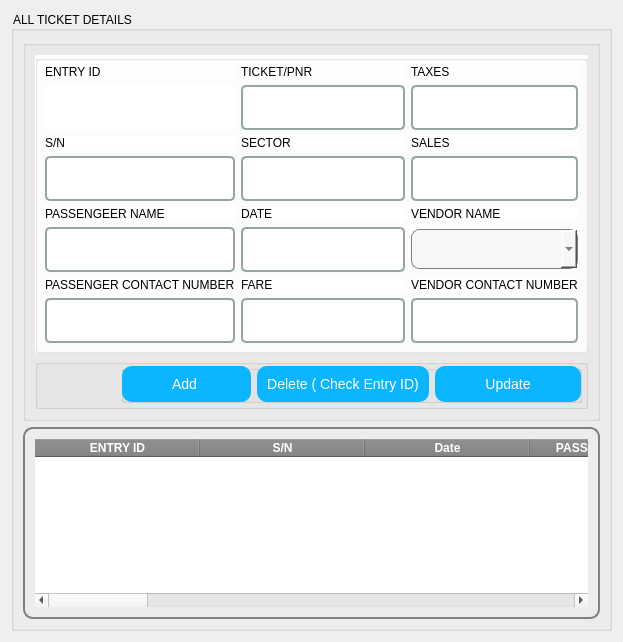
         <widget class="QWidget" name="serach">
          <layout class="QVBoxLayout" name="verticalLayout_4">
           <item>
            <widget class="QGroupBox" name="groupBox_6">
             <property name="styleSheet">
              <string notr="true">color:rgb(0, 0, 0);</string>
             </property>
             <property name="title">
              <string>ALL TICKET DETAILS</string>
             </property>
             <layout class="QVBoxLayout" name="verticalLayout_11">
              <item>
               <widget class="QGroupBox" name="groupBox_26">
                <property name="styleSheet">
                 <string notr="true">margin:0px;
padding:0px</string>
                </property>
                <property name="title">
                 <string/>
                </property>
                <layout class="QGridLayout" name="gridLayout_11">
                 <item row="1" column="0">
                  <widget class="QGroupBox" name="groupBox_27">
                   <property name="styleSheet">
                    <string notr="true">padding:0px;margin:0px</string>
                   </property>
                   <property name="title">
                    <string/>
                   </property>
                   <layout class="QHBoxLayout" name="horizontalLayout_5">
                    <property name="leftMargin">
                     <number>5</number>
                    </property>
                    <property name="topMargin">
                     <number>5</number>
                    </property>
                    <property name="rightMargin">
                     <number>5</number>
                    </property>
                    <property name="bottomMargin">
                     <number>5</number>
                    </property>
                    <item>
                     <spacer name="horizontalSpacer_2">
                      <property name="orientation">
                       <enum>Qt::Horizontal</enum>
                      </property>
                      <property name="sizeHint" stdset="0">
                       <size>
                        <width>40</width>
                        <height>20</height>
                       </size>
                      </property>
                     </spacer>
                    </item>
                    <item>
                     <widget class="QGroupBox" name="groupBox_28">
                      <property name="title">
                       <string/>
                      </property>
                      <layout class="QHBoxLayout" name="horizontalLayout_3">
                       <property name="leftMargin">
                        <number>0</number>
                       </property>
                       <property name="topMargin">
                        <number>0</number>
                       </property>
                       <property name="rightMargin">
                        <number>0</number>
                       </property>
                       <property name="bottomMargin">
                        <number>0</number>
                       </property>
                       <item>
                        <widget class="QPushButton" name="pushButton_add_at">
                         <property name="styleSheet">
                          <string notr="true">QPushButton {
            font-size: 14px;
            padding: 10px 50px;
            border-radius: 10px;
            color: white;
            background-color: #0BB5FF;
        }
        QPushButton:hover {
            background-color: #00688B;
        }</string>
                         </property>
                         <property name="text">
                          <string>Add </string>
                         </property>
                        </widget>
                       </item>
                       <item>
                        <widget class="QPushButton" name="pushButton_rem_at">
                         <property name="styleSheet">
                          <string notr="true">QPushButton {
            font-size: 14px;
            padding: 10px 10px;
            border-radius: 10px;
            color: white;
            background-color: #0BB5FF;
        }
        QPushButton:hover {
            background-color: #00688B;
        }</string>
                         </property>
                         <property name="text">
                          <string>Delete ( Check Entry ID)</string>
                         </property>
                        </widget>
                       </item>
                       <item>
                        <widget class="QPushButton" name="pushButton_update_at">
                         <property name="styleSheet">
                          <string notr="true">QPushButton {
            font-size: 14px;
            padding: 10px 50px;
            border-radius: 10px;
            color: white;
            background-color: #0BB5FF;
        }
        QPushButton:hover {
            background-color: #00688B;
        }</string>
                         </property>
                         <property name="text">
                          <string>Update</string>
                         </property>
                        </widget>
                       </item>
                      </layout>
                     </widget>
                    </item>
                   </layout>
                  </widget>
                 </item>
                 <item row="0" column="0">
                  <widget class="QGroupBox" name="groupBox_29">
                   <property name="styleSheet">
                    <string notr="true">margin:0px;
padding:0px;
background-color:white</string>
                   </property>
                   <property name="title">
                    <string/>
                   </property>
                   <layout class="QGridLayout" name="gridLayout_12">
                    <item row="9" column="0">
                     <widget class="QLineEdit" name="lineEdit_pname_at">
                      <property name="styleSheet">
                       <string notr="true">QLineEdit, QTextEdit {
            font-size: 16px;
            padding: 10px;
            border: 2px solid #95a5a6;
            border-radius: 5px;
        }</string>
                      </property>
                     </widget>
                    </item>
                    <item row="12" column="2">
                     <widget class="QLineEdit" name="lineEdit_vcn_at">
                      <property name="styleSheet">
                       <string notr="true">QLineEdit, QTextEdit {
            font-size: 16px;
            padding: 10px;
            border: 2px solid #95a5a6;
            border-radius: 5px;
        }</string>
                      </property>
                     </widget>
                    </item>
                    <item row="3" column="2">
                     <widget class="QLabel" name="label_46">
                      <property name="styleSheet">
                       <string notr="true">color:rgb(0, 0, 0)</string>
                      </property>
                      <property name="text">
                       <string>SALES</string>
                      </property>
                     </widget>
                    </item>
                    <item row="8" column="0">
                     <widget class="QLabel" name="label_73">
                      <property name="styleSheet">
                       <string notr="true">color:rgb(0, 0, 0)</string>
                      </property>
                      <property name="text">
                       <string>PASSENGEER NAME</string>
                      </property>
                     </widget>
                    </item>
                    <item row="8" column="1">
                     <widget class="QLabel" name="label_74">
                      <property name="styleSheet">
                       <string notr="true">color:rgb(0, 0, 0)</string>
                      </property>
                      <property name="text">
                       <string>DATE</string>
                      </property>
                     </widget>
                    </item>
                    <item row="12" column="1">
                     <widget class="QLineEdit" name="lineEdit_fare_at">
                      <property name="styleSheet">
                       <string notr="true">QLineEdit, QTextEdit {
            font-size: 16px;
            padding: 10px;
            border: 2px solid #95a5a6;
            border-radius: 5px;
        }</string>
                      </property>
                     </widget>
                    </item>
                    <item row="5" column="1">
                     <widget class="QLineEdit" name="lineEdit_s_at">
                      <property name="styleSheet">
                       <string notr="true">QLineEdit, QTextEdit {
            font-size: 16px;
            padding: 10px;
            border: 2px solid #95a5a6;
            border-radius: 5px;
        }</string>
                      </property>
                     </widget>
                    </item>
                    <item row="0" column="2">
                     <widget class="QLabel" name="label_47">
                      <property name="styleSheet">
                       <string notr="true">color:rgb(0, 0, 0)</string>
                      </property>
                      <property name="text">
                       <string>TAXES</string>
                      </property>
                     </widget>
                    </item>
                    <item row="3" column="1">
                     <widget class="QLabel" name="label_75">
                      <property name="styleSheet">
                       <string notr="true">color:rgb(0, 0, 0)</string>
                      </property>
                      <property name="text">
                       <string>SECTOR</string>
                      </property>
                     </widget>
                    </item>
                    <item row="0" column="0">
                     <widget class="QLabel" name="label_76">
                      <property name="styleSheet">
                       <string notr="true">color:rgb(0, 0, 0)</string>
                      </property>
                      <property name="text">
                       <string>ENTRY ID</string>
                      </property>
                     </widget>
                    </item>
                    <item row="3" column="0">
                     <widget class="QLabel" name="label_77">
                      <property name="styleSheet">
                       <string notr="true">color:rgb(0, 0, 0)</string>
                      </property>
                      <property name="text">
                       <string>S/N</string>
                      </property>
                     </widget>
                    </item>
                    <item row="9" column="1">
                     <widget class="QLineEdit" name="lineEdit_date_at">
                      <property name="styleSheet">
                       <string notr="true">QLineEdit, QTextEdit {
            font-size: 16px;
            padding: 10px;
            border: 2px solid #95a5a6;
            border-radius: 5px;
        }</string>
                      </property>
                     </widget>
                    </item>
                    <item row="1" column="1">
                     <widget class="QLineEdit" name="lineEdit_tpnr_at">
                      <property name="styleSheet">
                       <string notr="true">QLineEdit, QTextEdit {
            font-size: 16px;
            padding: 10px;
            border: 2px solid #95a5a6;
            border-radius: 5px;
        }</string>
                      </property>
                     </widget>
                    </item>
                    <item row="5" column="2">
                     <widget class="QLineEdit" name="lineEdit_sales_at">
                      <property name="styleSheet">
                       <string notr="true">QLineEdit, QTextEdit {
            font-size: 16px;
            padding: 10px;
            border: 2px solid #95a5a6;
            border-radius: 5px;
        }</string>
                      </property>
                     </widget>
                    </item>
                    <item row="11" column="0">
                     <widget class="QLabel" name="label_78">
                      <property name="styleSheet">
                       <string notr="true">color:rgb(0, 0, 0)</string>
                      </property>
                      <property name="text">
                       <string>PASSENGER CONTACT NUMBER</string>
                      </property>
                     </widget>
                    </item>
                    <item row="1" column="2">
                     <widget class="QLineEdit" name="lineEdit_tax_at">
                      <property name="styleSheet">
                       <string notr="true">QLineEdit, QTextEdit {
            font-size: 16px;
            padding: 10px;
            border: 2px solid #95a5a6;
            border-radius: 5px;
        }</string>
                      </property>
                     </widget>
                    </item>
                    <item row="8" column="2">
                     <widget class="QLabel" name="label_56">
                      <property name="styleSheet">
                       <string notr="true">color:rgb(0, 0, 0)</string>
                      </property>
                      <property name="text">
                       <string>VENDOR NAME</string>
                      </property>
                     </widget>
                    </item>
                    <item row="11" column="1">
                     <widget class="QLabel" name="label_89">
                      <property name="styleSheet">
                       <string notr="true">color:rgb(0, 0, 0)</string>
                      </property>
                      <property name="text">
                       <string>FARE</string>
                      </property>
                     </widget>
                    </item>
                    <item row="5" column="0">
                     <widget class="QLineEdit" name="lineEdit_sn_at">
                      <property name="enabled">
                       <bool>true</bool>
                      </property>
                      <property name="styleSheet">
                       <string notr="true">QLineEdit, QTextEdit {
            font-size: 16px;
            padding: 10px;
            border: 2px solid #95a5a6;
            border-radius: 5px;
        }</string>
                      </property>
                     </widget>
                    </item>
                    <item row="9" column="2">
                     <widget class="QComboBox" name="comboBox_vname_at">
                      <property name="minimumSize">
                       <size>
                        <width>0</width>
                        <height>40</height>
                       </size>
                      </property>
                      <property name="styleSheet">
                       <string notr="true">QComboBox {
    border: 1px solid gray;
    border-radius: 8px;
    padding: 4px 20px 4px 4px;
    font-size: 14px;
    font-weight: bold;
    color: #333333;
    background-color: #f7f7f7;
    selection-background-color: #c1c1c1;
}

QComboBox::down-arrow {
    
    width: 14px;
    height: 14px;
}

QComboBox::down-arrow:hover {
  
}

QComboBox QAbstractItemView {
    border: 1px solid gray;
    border-radius: 8px;
    font-size: 14px;
    color: #333333;
    background-color: #f7f7f7;
    selection-background-color: #c1c1c1;
}

QComboBox QAbstractItemView::item {
    padding: 4px;
}

QComboBox QAbstractItemView::item:selected {
    background-color: #c1c1c1;
}</string>
                      </property>
                     </widget>
                    </item>
                    <item row="1" column="0">
                     <widget class="QLabel" name="label_entry_at">
                      <property name="font">
                       <font>
                        <pointsize>20</pointsize>
                        <weight>75</weight>
                        <bold>true</bold>
                       </font>
                      </property>
                      <property name="styleSheet">
                       <string notr="true">color:rgb(0, 0, 0)</string>
                      </property>
                      <property name="text">
                       <string/>
                      </property>
                      <property name="alignment">
                       <set>Qt::AlignCenter</set>
                      </property>
                     </widget>
                    </item>
                    <item row="12" column="0">
                     <widget class="QLineEdit" name="lineEdit_pcn_at">
                      <property name="styleSheet">
                       <string notr="true">QLineEdit, QTextEdit {
            font-size: 16px;
            padding: 10px;
            border: 2px solid #95a5a6;
            border-radius: 5px;
        }</string>
                      </property>
                     </widget>
                    </item>
                    <item row="0" column="1">
                     <widget class="QLabel" name="label_33">
                      <property name="styleSheet">
                       <string notr="true">color:rgb(0, 0, 0)</string>
                      </property>
                      <property name="text">
                       <string>TICKET/PNR</string>
                      </property>
                     </widget>
                    </item>
                    <item row="11" column="2">
                     <widget class="QLabel" name="label_90">
                      <property name="styleSheet">
                       <string notr="true">color:rgb(0, 0, 0)</string>
                      </property>
                      <property name="text">
                       <string>VENDOR CONTACT NUMBER</string>
                      </property>
                     </widget>
                    </item>
                   </layout>
                  </widget>
                 </item>
                </layout>
               </widget>
              </item>
              <item>
               <widget class="QTableWidget" name="tableWidget_all_tickets">
                <property name="styleSheet">
                 <string notr="true">QTableWidget {
        font-size: 20px;
        border-radius: 10px;
        border: 2px solid gray;
        padding: 10px;
    }
    QHeaderView::section {
        background-color: gray;
        color: white;
        font-weight: bold;
    }

QScrollBar:vertical {width: 6px;}
QScrollBar:horozontal {width: 6px;}</string>
                </property>
                <property name="autoScrollMargin">
                 <number>9</number>
                </property>
                <attribute name="horizontalHeaderCascadingSectionResizes">
                 <bool>true</bool>
                </attribute>
                <attribute name="horizontalHeaderDefaultSectionSize">
                 <number>165</number>
                </attribute>
                <attribute name="horizontalHeaderHighlightSections">
                 <bool>true</bool>
                </attribute>
                <attribute name="horizontalHeaderShowSortIndicator" stdset="0">
                 <bool>false</bool>
                </attribute>
                <attribute name="horizontalHeaderStretchLastSection">
                 <bool>true</bool>
                </attribute>
                <attribute name="verticalHeaderStretchLastSection">
                 <bool>false</bool>
                </attribute>
                <column>
                 <property name="text">
                  <string>ENTRY ID</string>
                 </property>
                </column>
                <column>
                 <property name="text">
                  <string>S/N</string>
                 </property>
                </column>
                <column>
                 <property name="text">
                  <string>Date</string>
                 </property>
                </column>
                <column>
                 <property name="text">
                  <string>PASSENGER NAME</string>
                 </property>
                </column>
                <column>
                 <property name="text">
                  <string>PASSENGER CONTACT</string>
                 </property>
                </column>
                <column>
                 <property name="text">
                  <string>TICKET / PNR</string>
                 </property>
                </column>
                <column>
                 <property name="text">
                  <string>SECTOR</string>
                 </property>
                </column>
                <column>
                 <property name="text">
                  <string>FARE</string>
                 </property>
                </column>
                <column>
                 <property name="text">
                  <string>TAXES</string>
                 </property>
                </column>
                <column>
                 <property name="text">
                  <string>NET</string>
                 </property>
                </column>
                <column>
                 <property name="text">
                  <string>REFUND</string>
                 </property>
                </column>
                <column>
                 <property name="text">
                  <string>SALES</string>
                 </property>
                </column>
                <column>
                 <property name="text">
                  <string>GOP</string>
                 </property>
                </column>
                <column>
                 <property name="text">
                  <string>TOTAL</string>
                 </property>
                </column>
                <column>
                 <property name="text">
                  <string>VENDRS</string>
                 </property>
                </column>
                <column>
                 <property name="text">
                  <string>CONTACTS</string>
                 </property>
                </column>
               </widget>
              </item>
             </layout>
            </widget>
           </item>
          </layout>
         </widget>
